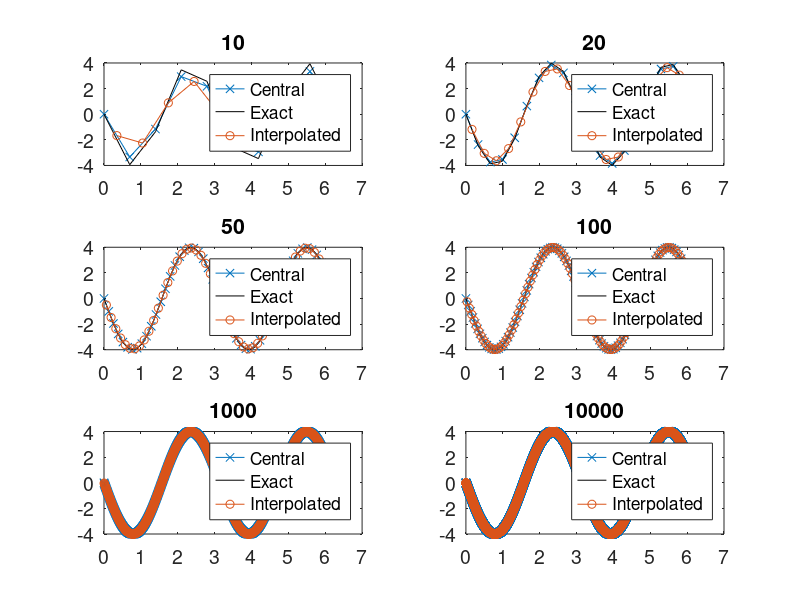
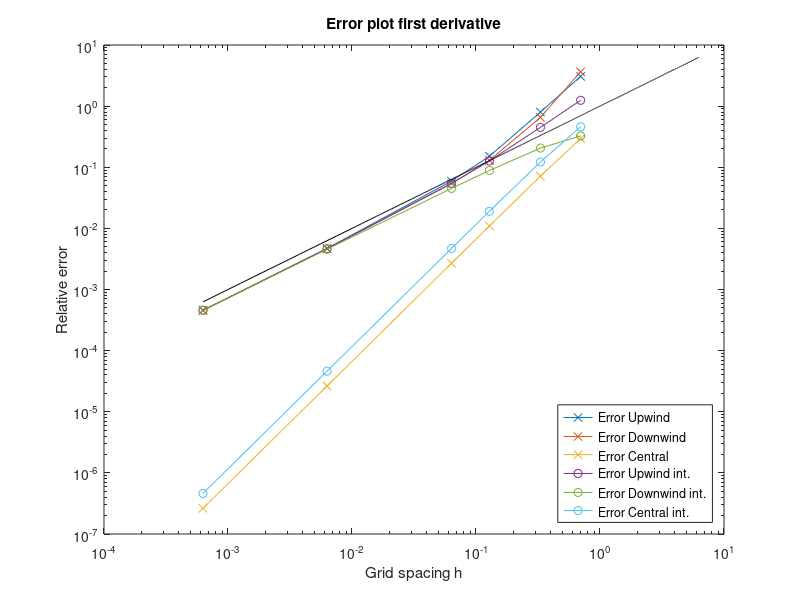

Reproduce these figures in MATLAB, in order.
%% ---------------------------- Header --------------------------------- %%

%%% Numerische Methoden der Hydromechanik
%%% Assignment: 1
%%% Group: 2
%%% Members: Nick Pfeiffer, Andreas Mirlach, Julian Lenz, Faro Schäfer

% ----------------------------------------------------------------------- %

clear all
close all

%% grid and analytical solution 

grid = [10,20,50,100,1000,10000]; % amount of grid points 
 
for j = 1:length(grid)

    % Number of grid points
    n = grid(j);

    % Grid spacing
    h = 2.0 * pi / (n-1);

    % Calculation of... 
    for i = 1 : n

        % ...coordinates
        x(i) = 0.0 + (i-1) * h;

        % ...analytical values of function and derivative
        f(i) = sin(2*x(i)); % analytical function
        dfe(i) = cos( 2*x(i) ) * 2; % analytical first derivative
        dfe2(i) = -sin( 2*x(i) ) * 4; % analytical second derivative
      
    end
    
%% Discretization for numerical solution

    for i = 1 : n

        % Periodic boundary conditions... 

        % ...for the first point
        if ( i == 1 )

            fp = f(i+1);
            fm = f(n-1);

        end

        % ...for the last point
        if ( i == n )

            fp = f(2);
            fm = f(n-1);

        end

        % If point is not at the boundaries 
        if ( ( i ~= 1 ) && ( i ~= n ) )
            fp = f(i+1);
            fm = f(i-1);
        end

        fi = f(i);

%% function values 

    % First derivative: Upwind
        dfn_U(i) = ( fi - fm ) / ( 1.0*h );
      
    % First derivative: Downwind
        dfn_D(i) = ( fp - fi ) / ( 1.0*h );
        
    % First derivative: Central
        dfn_C(i) = ( fp - fm ) / ( 2.0*h );
        
    % Second Derivative: Central 
        dfn_C2(i) = ( fp - 2*fi + fm ) / (h^2);
        
            

    % Error: Upwind
        er_U(i) = abs( ( dfe(i) - dfn_U(i) ) / dfe(i) );
    
    % Error: Downwind
        er_D(i) = abs( ( dfe(i) - dfn_D(i) ) / dfe(i) );
      
    % Error: Central first derivative
        er_C(i) = abs( ( dfe(i) - dfn_C(i) ) / dfe(i) );
        
    % Error: Central second derivative
        er_C2(i) = abs ( ( dfe2(i) - dfn_C2(i) ) / dfe(i) );

        
    end
    
%% Interpolation of Points
    
    xq = [0+h/2:h:h*(n-1)]; % x-values on which function values get interpolated: points in the middle of two grid points
    dfn_U_interp = interp1(x,dfn_U,xq); % Interpolated Points for Upwind
    dfn_D_interp = interp1(x,dfn_D,xq); % Interpolated Points for Downwind
    dfn_C_interp = interp1(x,dfn_C,xq); % Interpolated Points for Central
    dfn_C2_interp = interp1(x,dfn_C2,xq); % Interpolated Points for Central (second der.)
    
    for k = 1:n-1
    dfe_int(k) = cos( 2*xq(k) ) * 2; % analytical first derivative
    dfe2_int(k) = -sin( 2*xq(k) ) * 4; % analytical second derivative
  
        
        %% function values 

    % Error: Int_Upwind
        int_er_U(k) = abs( ( dfe_int(k) - dfn_U_interp(k) ) / dfe_int(k) );
    
    % Error: Int_Downwind
        int_er_D(k) = abs( ( dfe_int(k) - dfn_D_interp(k) ) / dfe_int(k) );
      
    % Error: Central first derivative
        int_er_C(k) = abs( ( dfe_int(k) - dfn_C_interp(k) ) / dfe_int(k) );
        
    % Error: Central second derivative
        int_er_C2(k) = abs ( ( dfe2_int(k) - dfn_C2_interp(k) ) / dfe_int(k) ); 
        
    end
    
    
    
    
%% Plots
    
    if j == 1 
        fig_first_derivative = figure;
        fig_second_derivative = figure;
    end
    
%     %plot first derivative 
%     set(0,'CurrentFigure',fig_first_derivative)
%     subplot(3,2,j)
%     %plot(x, dfn_U, '-', x, dfn_D, '-', x, dfn_C, '-', x, dfe, '-k') % values of numerical difference scheme
%     hold on 
%     plot(xq, dfn_U_interp, '-', xq, dfn_D_interp, '-', xq, dfn_C_interp, '-',x, dfe, '-k') % interpolated values
%     legend('Upwind','Downwind','Central', 'Exact')
%     set(gca,'FontSize',14); 
%     title(n);
%     hold off

    % plot second derivative
    set(0,'CurrentFigure',fig_second_derivative)
    subplot(3,2,j)
    plot(x, dfn_C2, '-x', x, dfe2, '-k') % values of numerical difference scheme
    hold on
    plot(xq, dfn_C2_interp, '-o') % interpolated values
    legend('Central', 'Exact', "Interpolated")
    set(gca,'FontSize',14); 
    title(n);
    
    % Storing grid spacing and relative error in matrix
    error(j,1) = h;
    error(j,2) = er_U(n/5);
    error(j,3) = er_D(n/5);
    error(j,4) = er_C(n/5);
    error(j,5) = er_C2(n/5);
    error(j,6) = int_er_U(n/5);
    error(j,7) = int_er_D(n/5);
    error(j,8) = int_er_C(n/5);
    error(j,9) = int_er_C2(n/5);
    error(j,10)=n;
    
    
    
end

% Plotting of error over grid spacing in log scale
figure
    loglog(error(:,1),error(:,2),'-x',error(:,1),error(:,3),'-x',error(:,1),error(:,4),'-x'...
        ,error(:,1),error(:,6),'-o',error(:,1),error(:,7),'-o',error(:,1),error(:,8),'-o', x, x,'-k');
    title('Error plot first derivative');
    xlabel('Grid spacing h');
    ylabel('Relative error');
    legend('Error Upwind','Error Downwind','Error Central','Error Upwind int.','Error Downwind int.','Error Central int.','Location','SouthEast')

% Plotting of error over grid spacing in log scale
